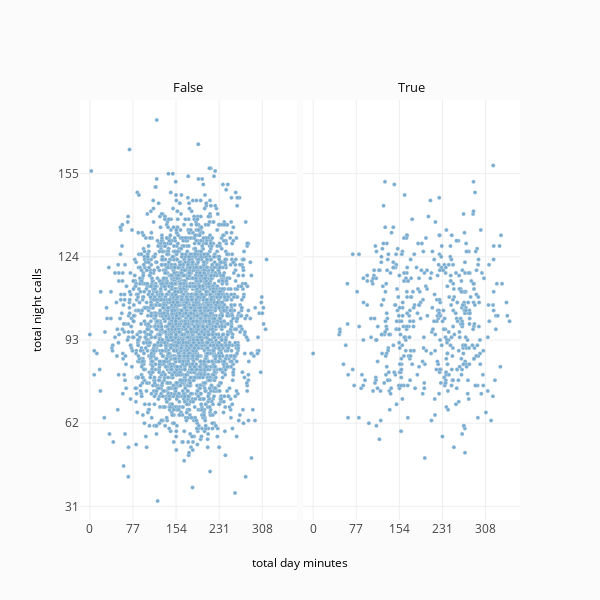

This figure's notebook cell:
### Markdown cell above
# ff.create_facet_grid
https://plot.ly/python/facet-plots/

### Code cell
fig = ff.create_facet_grid(
    df,
    x='total day minutes',
    y='total night calls',
    facet_col='churn',
    marker=dict(size=4,
                line=dict(width=0.3,
                          color='rgb(230,230,230)'))
)

iplot(fig)

### Figure 1 — Plotly figure (JSON) as saved in the notebook; plotly's stock layout.template omitted (floating-point values rounded to 4 significant figures; data arrays with more than 128 entries replaced by an {"elided": "..."} marker saying what was removed)
{"data": [{"marker": {"color": "rgb(31, 119, 180)", "line": {"color": "rgb(230,230,230)", "width": 0.3}, "size": 4}, "mode": "markers", "opacity": 0.6, "type": "scatter", "uid": "d94febcc-bc54-11e8-8486-bcee7b594fb1", "x": {"elided": "2850 float values"}, "xaxis": "x", "y": {"elided": "2850 int values"}, "yaxis": "y"}, {"marker": {"color": "rgb(31, 119, 180)", "line": {"color": "rgb(230,230,230)", "width": 0.3}, "size": 4}, "mode": "markers", "opacity": 0.6, "type": "scatter", "uid": "d94febcd-bc54-11e8-8486-bcee7b594fb1", "x": {"elided": "483 float values"}, "xaxis": "x2", "y": {"elided": "483 int values"}, "yaxis": "y"}], "layout": {"annotations": [{"font": {"color": "#0f0f0f", "size": 13}, "showarrow": false, "text": "False", "textangle": 0, "x": 0.2462, "xanchor": "center", "xref": "paper", "y": 1.03, "yanchor": "middle", "yref": "paper"}, {"font": {"color": "#0f0f0f", "size": 13}, "showarrow": false, "text": "True", "textangle": 0, "x": 0.7537, "xanchor": "center", "xref": "paper", "y": 1.03, "yanchor": "middle", "yref": "paper"}, {"font": {"color": "#000000", "size": 12}, "showarrow": false, "text": "total day minutes", "textangle": 0, "x": 0.5, "xanchor": "center", "xref": "paper", "y": -0.1, "yanchor": "middle", "yref": "paper"}, {"font": {"color": "#000000", "size": 12}, "showarrow": false, "text": "total night calls", "textangle": -90, "x": -0.1, "xanchor": "center", "xref": "paper", "y": 0.5, "yanchor": "middle", "yref": "paper"}], "height": 600, "legend": {"bgcolor": "#efefef", "borderwidth": 1, "x": 1.05, "y": 1, "yanchor": "top"}, "paper_bgcolor": "rgb(251, 251, 251)", "showlegend": false, "title": "", "width": 600, "xaxis": {"anchor": "y", "domain": [0, 0.4925], "dtick": 77, "range": [-17.55, 369.4], "ticklen": 0, "zeroline": false}, "xaxis2": {"anchor": "free", "domain": [0.5075, 1], "dtick": 77, "position": 0, "range": [-17.55, 369.4], "ticklen": 0, "zeroline": false}, "yaxis": {"anchor": "x", "domain": [0, 1], "dtick": 31, "range": [25.9, 182.5], "ticklen": 0, "zeroline": false}}}
